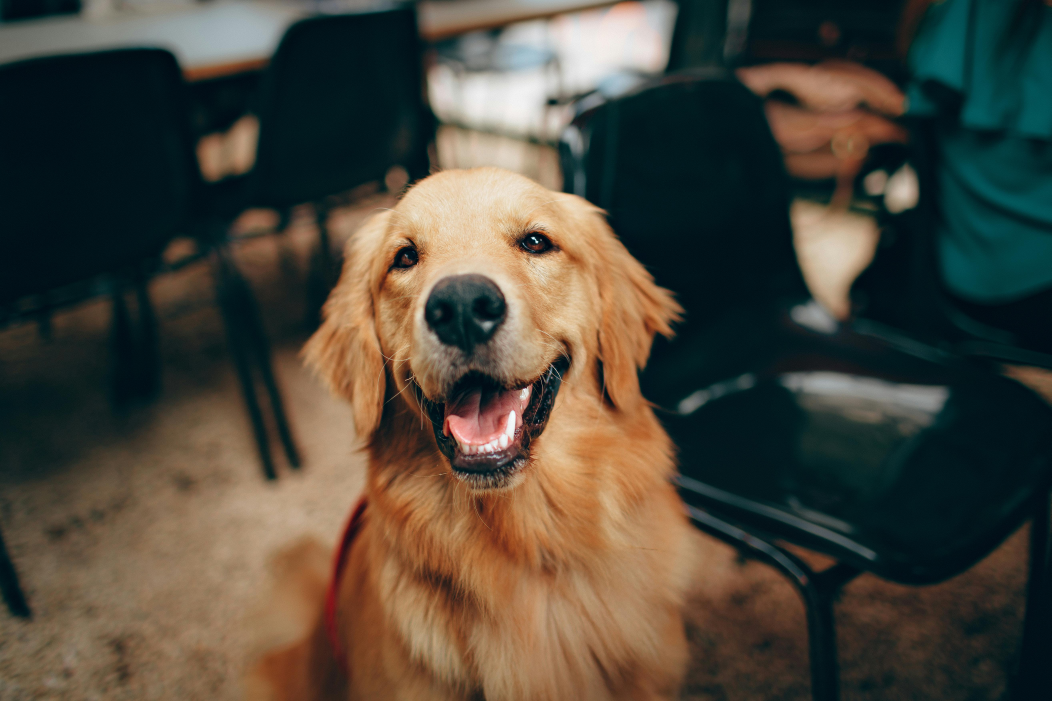
#> input picture opencv-scripts/photos/dog.jpg, 5257 x 3505 px, found by its file name (shown at 1/5 size)
$ python masking.py
#> lines starting #> are read from the running program, lines starting #| are printed output that depends on the picture; after the words box and inside, x2 and y2 are one past the last pixel; in counts of white or black regions, pixels touching at a corner belong together
### opencv-scripts/utilities/image_tools.py
import cv2 as cv
import numpy as np

################################################################################################################
'''
Load Image

Args:
    -- path: path to the image (jpg/png/etc..)

Return:
    -- numpy array of shape (height, width, channels)
'''
################################################################################################################
def load_img(path):
#> called with path = 'photos\\dog.jpg'
    img = cv.imread(path)
#> img is the input picture: shape (3505, 5257, 3); mean B, G, R 60.3, 71.7, 76.5

    if img is None:
        raise FileNotFoundError(f"Could not load image at: {path}")

    return img

################################################################################################################
'''
Resize Function

Args:
    -- frame: numpy array (uint8/uint16/etc..)
    -- scale: scale factor, where the default value is 0.5, halving the dimensions

Returns:
    -- the resized frame
'''
################################################################################################################
def rescaleFrame(frame, scale=0.50) :
#> called with scale = 0.2
    if frame is None:
        raise ValueError("rescale_frame: 'frame' is None.")
    if scale <= 0:
        raise ValueError("rescale_frame: 'scale' must be > 0.")

    # works with images, videos, and live videos
    width = int(frame.shape[1] * scale)
#> width = 1051
    height = int(frame.shape[0] * scale)
#> height = 701
    dims = (width, height)
#> dims = (1051, 701)

    return cv.resize(frame, dims, interpolation=cv.INTER_AREA)
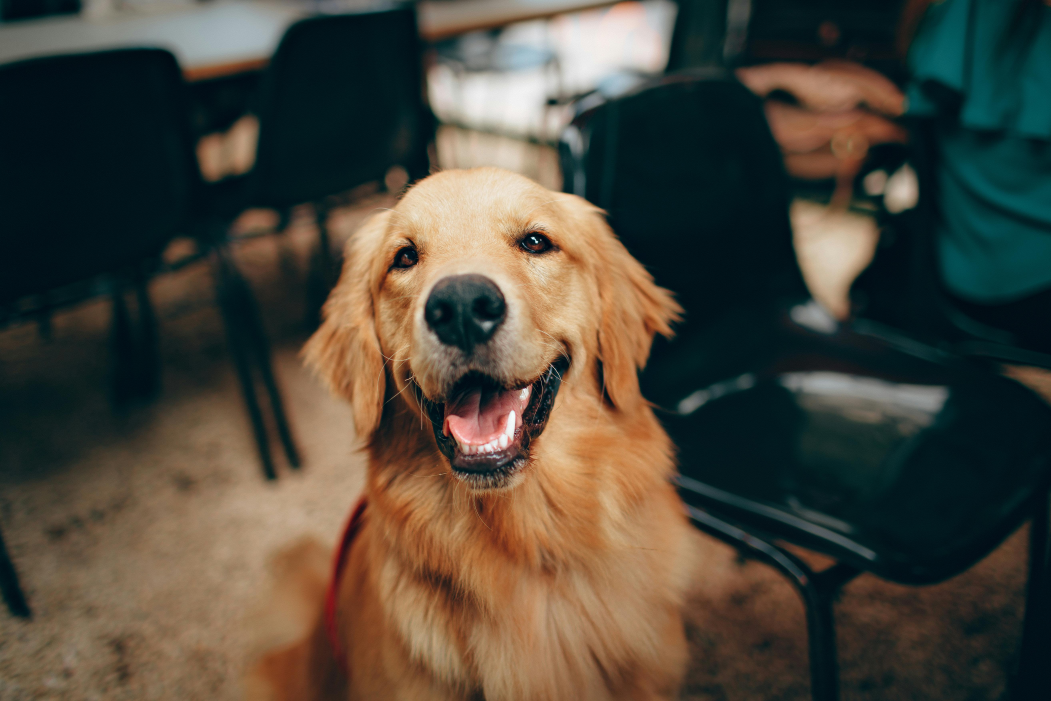
#> returned value: shape (701, 1051, 3); mean of channels 0, 1, 2 60.3, 71.7, 76.5; drawn as B, G, R

### opencv-scripts/masking.py
# NOTE: Uses 'photos\\dog.jpg' as the example img for the demo, it can be replaced with any path to an image if needed

import cv2 as cv
import numpy as np
from utilities.image_tools import rescaleFrame, load_img

################################################################################################################
# Load Image
################################################################################################################
img = load_img('photos\\dog.jpg')  # dog is a large image -- rescale for better demo visualization
rescaled_img = rescaleFrame(img, 0.20)
img = rescaled_img

################################################################################################################
# Masking (Multi-Step Process)
################################################################################################################
# 1. create blank image
blank = np.zeros(img.shape[:2], dtype='uint8')

# 2. create a shape on the blank image where we want to mask
mask = cv.circle(blank, (img.shape[1]//2 - 30, img.shape[0]//2), 200, 255, -1)
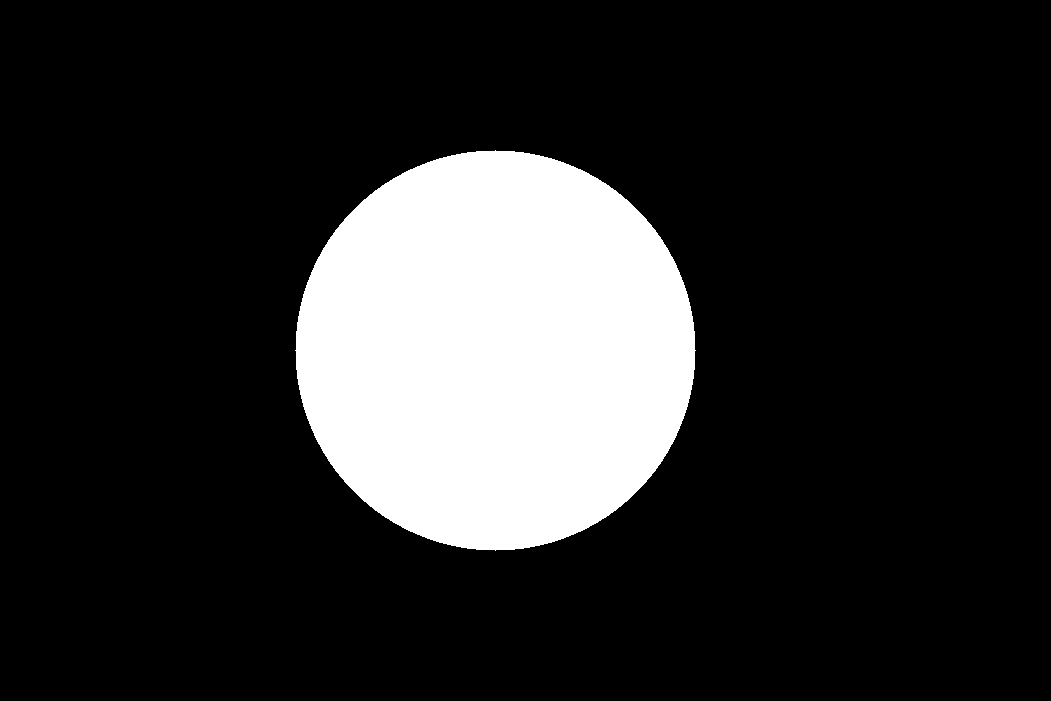
#> blank: shape (701, 1051); 17.1% white; 1 white region, box (x1, y1, x2, y2) and area: (295, 150, 696, 551) 125629

# 3. use bitwise AND to get the pixels in the circle from original image
masked = cv.bitwise_and(img, img, mask=mask)
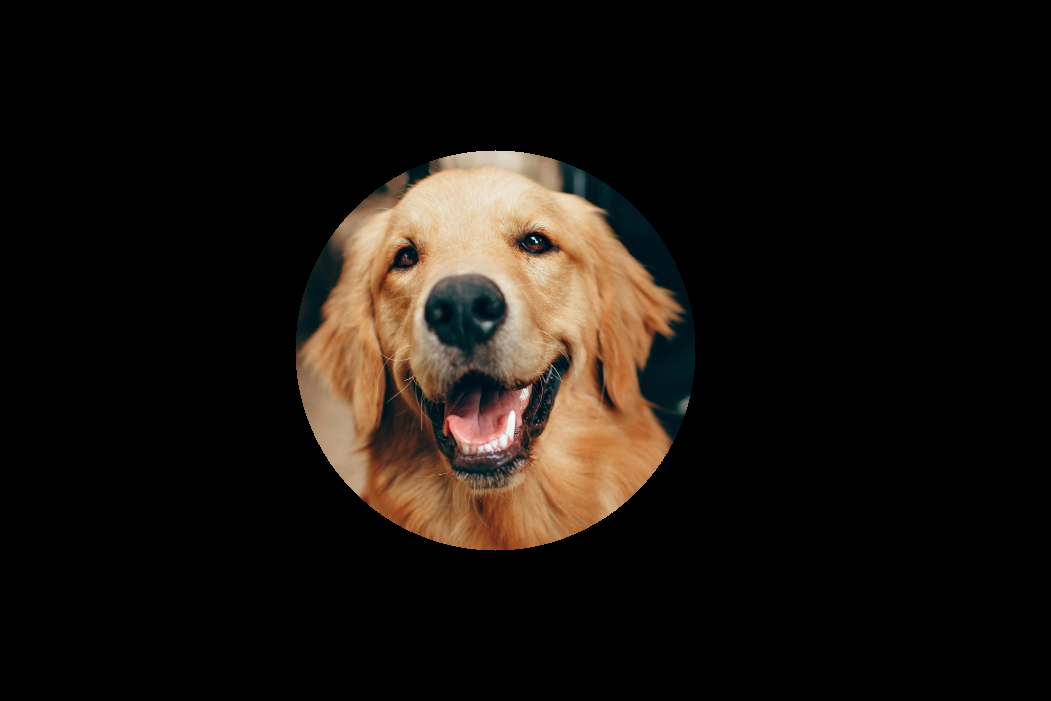
#> masked: shape (701, 1051, 3); mean B, G, R 14.5, 19.5, 25.1

################################################################################################################
# Show/Display Image
################################################################################################################
cv.imshow('Dog', img)
# cv.imshow('Mask', mask)
# cv.imshow('Masked_Img', masked)

# cv.imwrite('results\\masked_dog.png', masked)

cv.waitKey(0)
